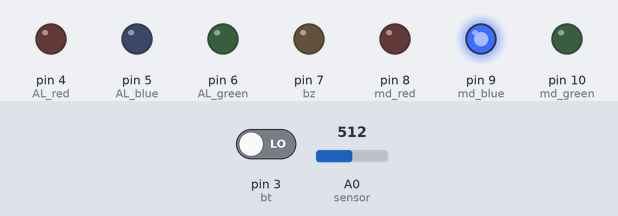
Simulated run of this sketch. Board: Arduino Uno, built with avr-gcc and run on an emulated ATmega328P. Parts: output pins drawn as LEDs (lit = HIGH). Dashed ring = blinking. The inputs (shaded band) are chosen by the test bench; at power-on: pin 3 (bt) LOW, A0 (sensor) = 512.

Above: at 1.4 s.
1.5 s: pin 3 (bt) driven HIGH
At 1.65 s:
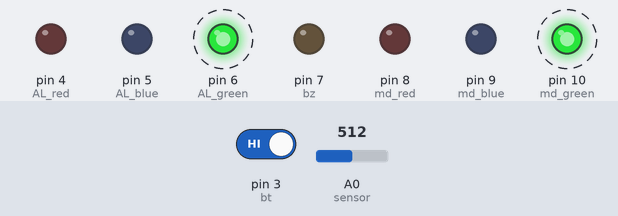
4.5 s: A0 (sensor) set to 215
7.5 s: A0 (sensor) set to 191
At 8.25 s:
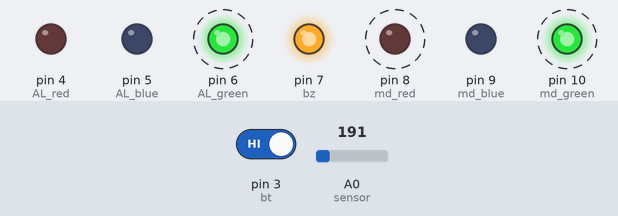
10.5 s: A0 (sensor) set to 210
At 11.7 s:
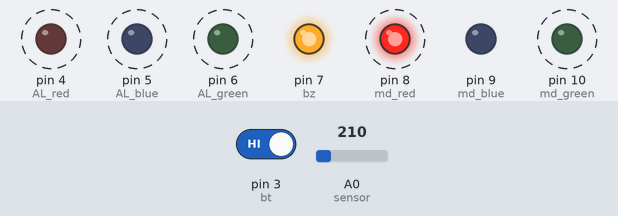
13.5 s: A0 (sensor) set to 190
At 13.9 s:
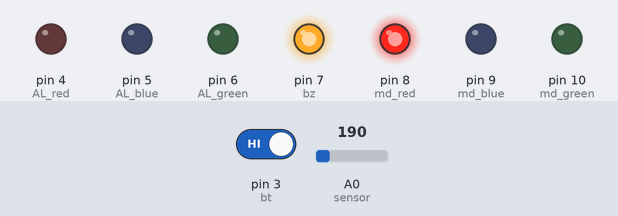
Timing chart, 0 to 17.5 s (numbered marks = the images above; inputs shaded):
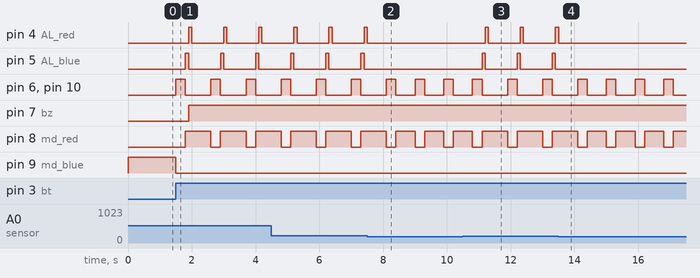

Measured:
- the behaviour switches between 200 and 199 on A0 (sensor) (found by bisection; images 1 and 2)
- after the input at 1.5 s, pin 4 (AL_red): alternates HIGH for 0.10 s and LOW for 1.0 s, starting after 0.40 s; pin 5 (AL_blue): alternates HIGH for 0.10 s and LOW for 1.0 s, starting after 0.30 s
- after the input at 7.5 s, pin 4 (AL_red): goes on until 7.5 s, then stays LOW; pin 5 (AL_blue): stops changing and stays LOW
- after the input at 10.5 s, pin 4 (AL_red): alternates HIGH for 0.10 s and LOW for 1.0 s, starting after 0.70 s; pin 5 (AL_blue): alternates HIGH for 0.10 s and LOW for 1.0 s, starting after 0.60 s
- after the input at 13.5 s, pin 4 (AL_red): goes on until 13.5 s, then stays LOW; pin 5 (AL_blue): stops changing and stays LOW

The sketch:

move_detect.ino
```cpp
int AL_green = 6, AL_blue = 5, AL_red = 4; //DEFINE ALAM LED PIN_NV
int md_green = 10, md_blue = 9, md_red =8; //DEFINE MODE LED PIN_NV
int bz = 7; //DEFINE BUZZER PIN_NV
int bt = 3; //DEFINE BUTTON PIN_NV
int sensor = A0; //DEFINE DETECT SENSOR PIN_NV
int bt_mode;

void setup() {
pinMode(AL_green, OUTPUT); //BUTTON ACTIVITY LED
pinMode(AL_blue, OUTPUT);
pinMode(AL_red, OUTPUT);
pinMode(md_green, OUTPUT);
pinMode(md_blue, OUTPUT);
pinMode(md_red, OUTPUT);
pinMode(bt, INPUT);
pinMode(bz, OUTPUT);
Serial.begin(9600);
}

void loop() { // DETECTING THE BUTTON
if (digitalRead(bt) == 1){
  bt_mode++;
}
  switch(bt_mode){
    case(0): //off mode
      dig_wr(bz, 0);
      dig_wr(AL_green, 0);
      dig_wr(AL_blue, 0);
      dig_wr(AL_red, 0);
      dig_wr(md_red, 0);
      dig_wr(md_green, 0);
      dig_wr(md_blue, 1);
      delay(300);
      break;
    case(1): //safe mode
      dig_wr(AL_green, 1);
      dig_wr(AL_blue, 0);
      dig_wr(AL_red, 0);
      dig_wr(md_red, 0);
      dig_wr(md_green, 1);
      dig_wr(md_blue, 0);
      delay(300);
      break;
    case(2)://detect_move mode
      dig_wr(AL_green, 0);
      dig_wr(AL_blue, 0);
      dig_wr(AL_red, 0);
      dig_wr(md_red, 1);
      dig_wr(md_green, 0);
      dig_wr(md_blue, 0);
      detect_move();
      delay(300);
      break;
    default:
      bt_mode = 0;
      break;
  }
}

void detect_move(){
while (1){
  if (analogRead(sensor) >= 200 && bt_mode == 2){ //200 is sensor values, you must be edited the values
 while (1){
        dig_wr(AL_blue, 1);
        delay(100);
        dig_wr(bz, 1);
        dig_wr(AL_blue, 0);
        dig_wr(AL_red, 1);
        delay(100);
        dig_wr(AL_red, 0);
    if ( digitalRead(bt) == 1){ //When the button is pressed while the siren is operating
        bt_mode = 0;
        break;
       }
    }
 }
else{
  delay(300);
 if (digitalRead(bt) == 1 || bt_mode == 0){
        bt_mode = 0;
        break;
       }
 }
}
}
void dig_wr(int wr_pin_nv, int value) {
 digitalWrite(wr_pin_nv, value);
}

/*
#####2016.11.23#####
http://github.com/devstar1224
*/
```
